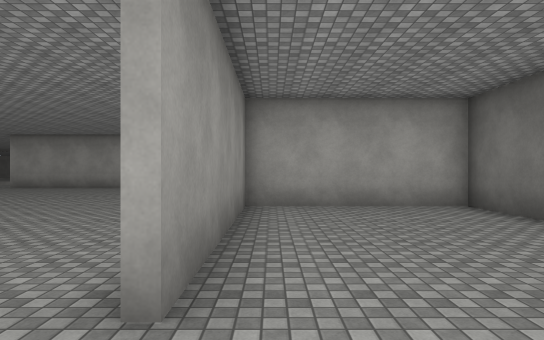
view 1 (above)

24 first-person views from a walk through a scene from a Unity 3-D project. The camera is 1.5 m above the floor, looks level and sees 75° across. The floor is counted in squares, 2 m on a side. Each view is taken from the middle of a square. On the plan, view 1 faces up. The plan holds only what a view shows up to about 11 squares ahead; the rest is blank. The place goes on beyond the plan. Some surface patterns are stand-ins.

view 2
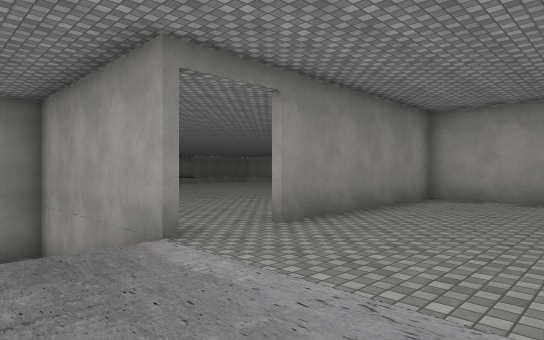

view 3
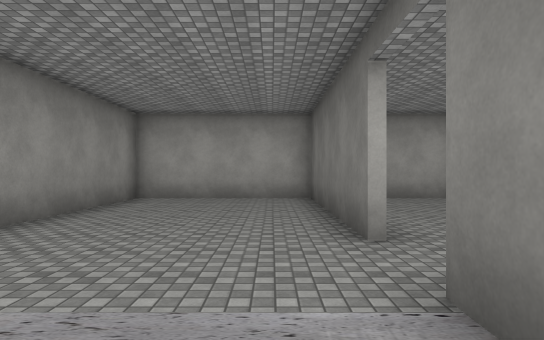

view 4
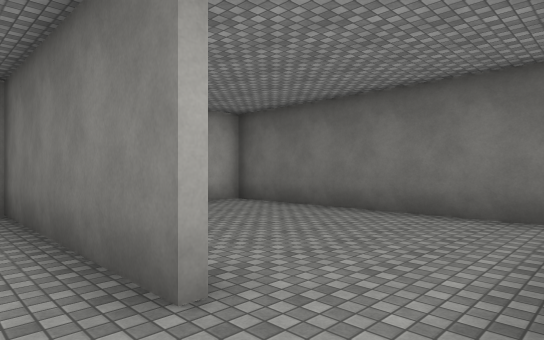

view 5
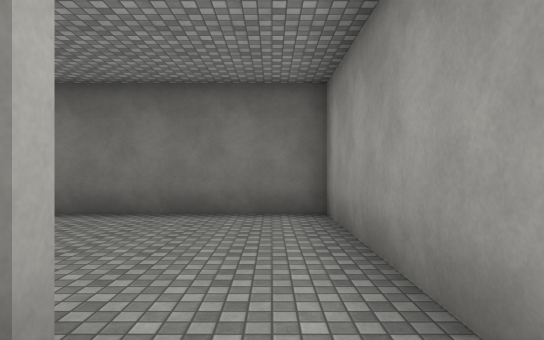

view 6
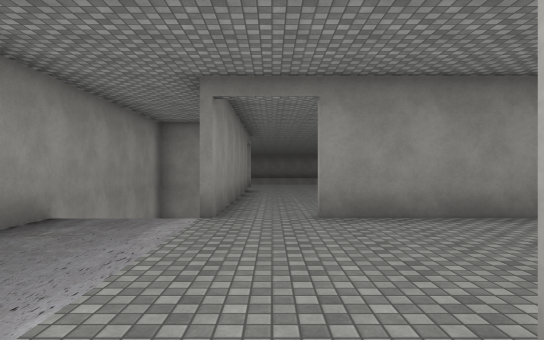

view 7
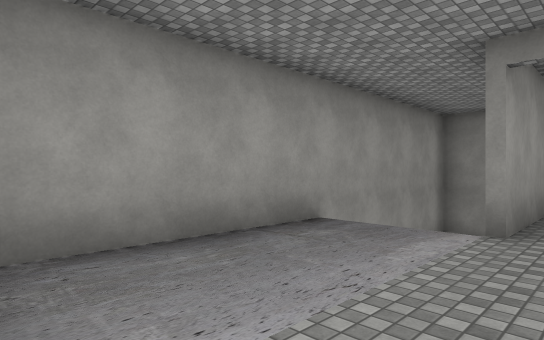

view 8
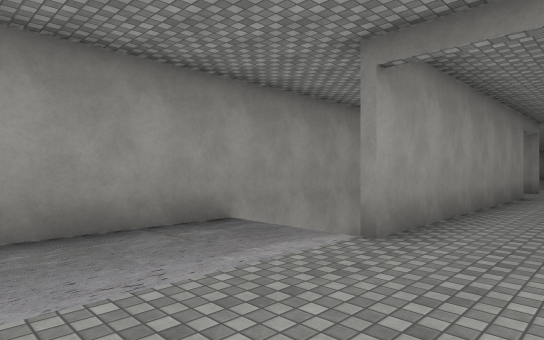

view 9
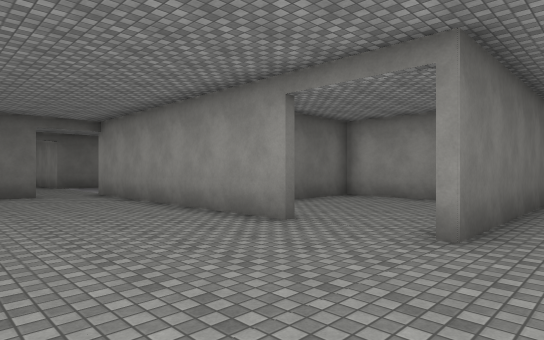

view 10
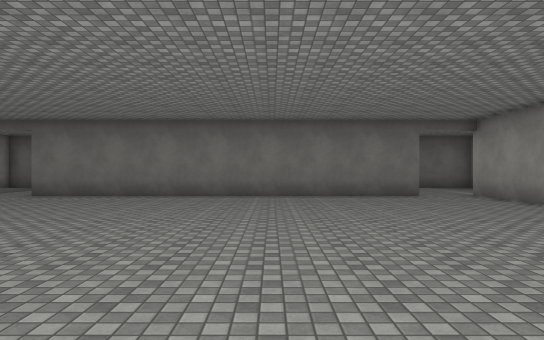

view 11
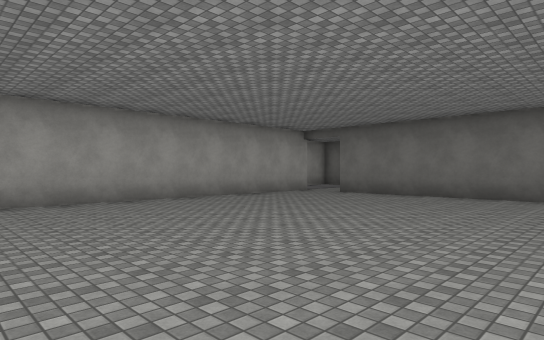

view 12
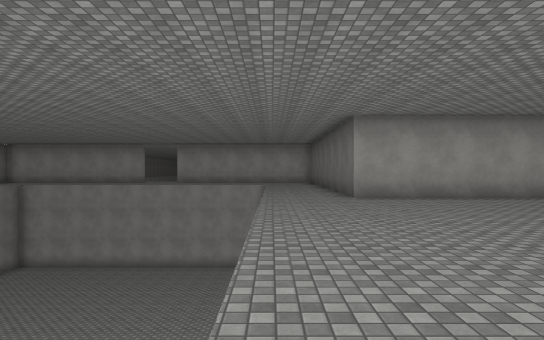

view 13
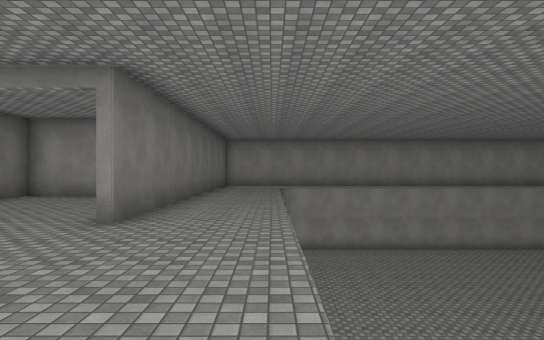

view 14
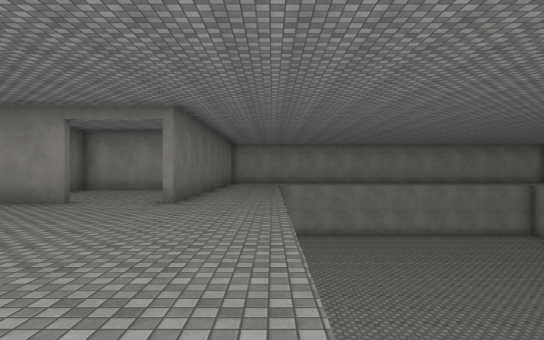

view 15
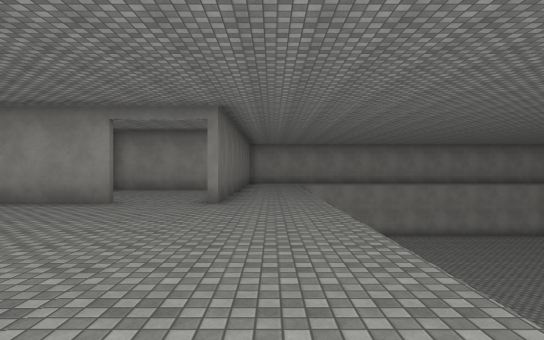

view 16
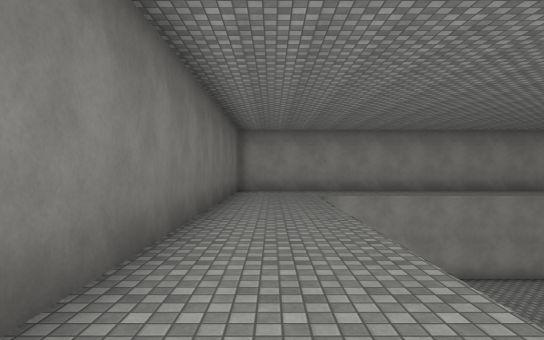

view 17
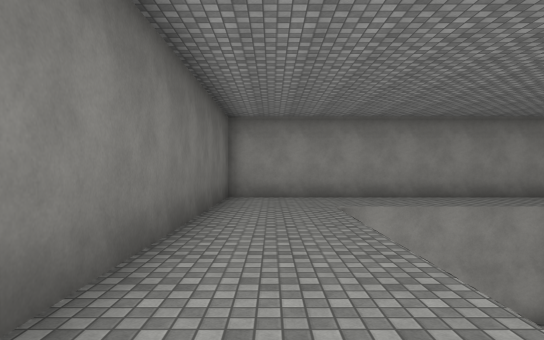

view 18
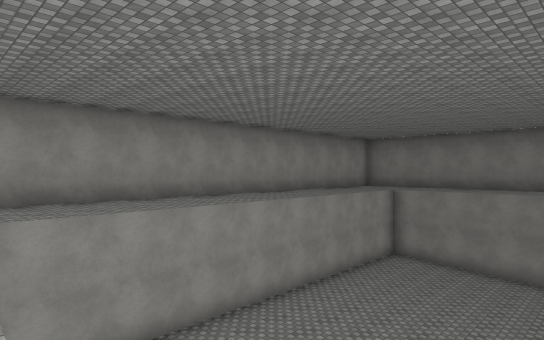

view 19
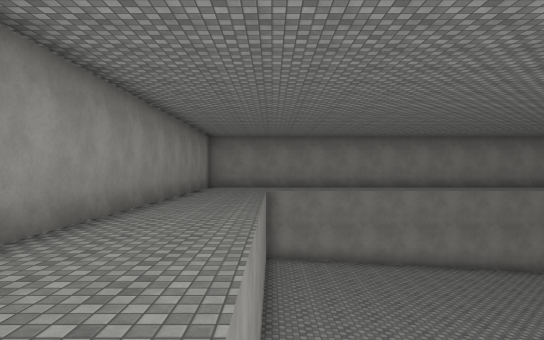

view 20
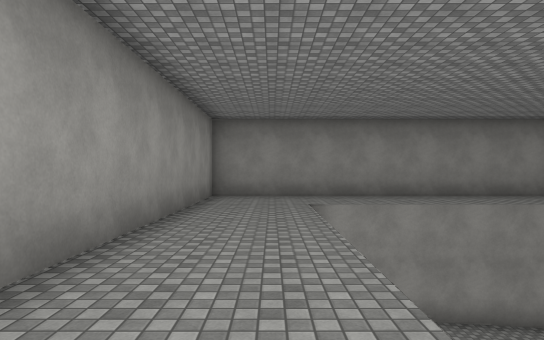

view 21
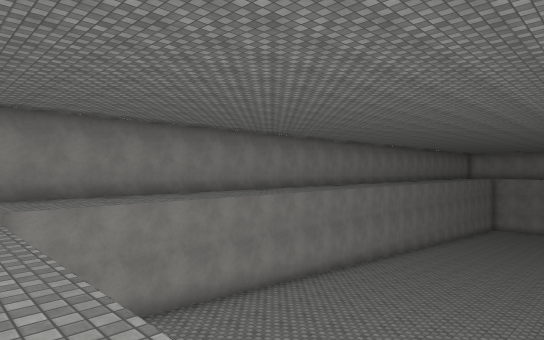

view 22
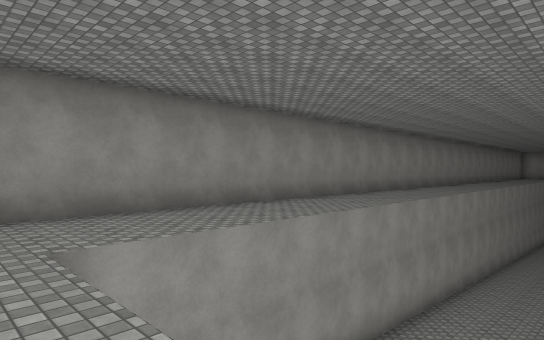

view 23
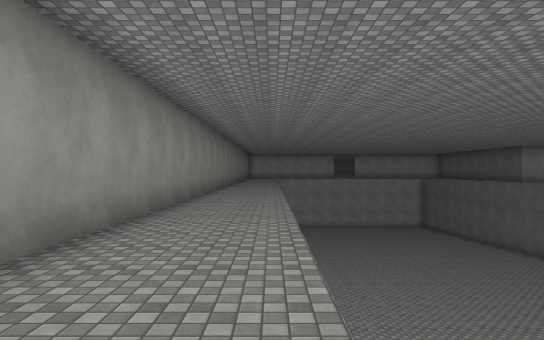

view 24
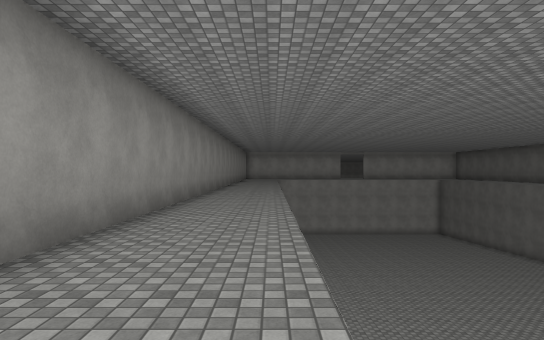

### Floor plan
Key: @ floor where view 1 was taken; # wall or solid block; . floor; / step, stairs or slope; v drop or lower ground.
Columns run from 29 left of view 1 to 9 right of it. Each row starts with its distance up from view 1.
 16         vvvvvvv ...#
 15         vvvvvvv ...#######
 14          vvvvvv ...........
 13                 .............
 12                 ............#
 11                 ............#
 10                 ............#
  9                 ............#
  8                 ............#
  7 #... vvvvvvv    ............###########
  6 #... vvvvvvv    ............#....# ...#
  5 #... vvvvvv     ............#....#....#
  4 #... vvvvvvv    ............#....#....#
  3 #...vvvvvvvv    ............#....#....#
  2 #...vvvvvvv     ............#....#....#
  1 #...vvvvvvv     ......................#
  0 #...vvvvvvvvvvvv..#..########@...######
 -1 #...vvvvvvvvvvvv..#....#    /....#
 -2 #...vvvvvvvvvvvv..#....#  ///....#
 -3 #...vvvvvvvvvvvv..#....###########
 -4 #...vvvvvvvvvvvv..# ...#
 -5 #...vvvvvvvvvvvv..##...#
 -6 #...vvvvvvvvvvvv...#####
 -7 #...vvvvvvvv    ...#
 -8 #... vvvvvvvv   ...#
 -9 #...vvvvvvvvvvvv...#
-10 #..................#
-11 #..................#
-12 ####################

Where each view was taken, in squares from view 1:
view 1: 0 up, 0 right, facing up
view 2: 2 down, 3 right, facing up-left
view 3: 2 down, 3 right, facing up
view 4: 0 up, 3 right, facing up-right
view 5: 1 up, 3 right, facing right
view 6: 1 up, 5 right, facing left
view 7: 1 up, 4 right, facing down-left
view 8: 2 up, 3 right, facing down-left
view 9: 4 up, 12 left, facing down-right
view 10: 6 up, 11 left, facing right
view 11: 6 up, 11 left, facing up-right
view 12: 5 up, 13 left, facing up
view 13: 5 up, 13 left, facing down
view 14: 8 up, 13 left, facing down
view 15: 8 up, 12 left, facing down
view 16: 1 up, 12 left, facing down
view 17: 2 down, 12 left, facing down
view 18: 3 down, 13 left, facing down-left
view 19: 9 down, 13 left, facing left
view 20: 10 down, 18 left, facing left
view 21: 10 down, 18 left, facing up-left
view 22: 10 down, 22 left, facing up-left
view 23: 7 down, 26 left, facing up
view 24: 4 down, 26 left, facing up
